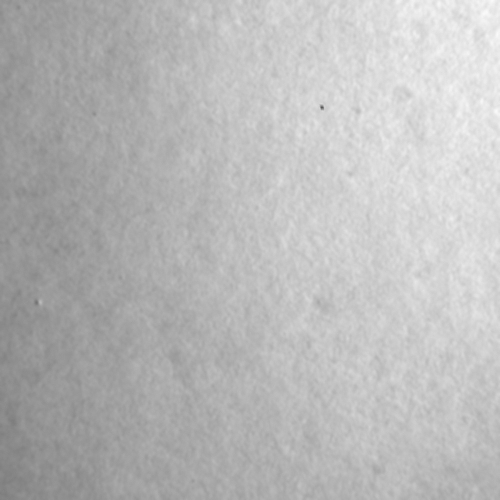
#> input picture q3/samples/hole/1129.jpg, 1000 x 1000 px (shown at 1/2 size); its folder holds only this picture in this run
$ python -i defect_features.py   (imports and definitions only)   (older library calls are emulated)
#> lines starting #> are read from the running program, lines starting #| are printed output that depends on the picture; after the words box and inside, x2 and y2 are one past the last pixel; in counts of white or black regions, pixels touching at a corner belong together
"""
Q3 - image pre-processing, defect-candidate proposal and feature extraction.

Pipeline for one 2000x2000 image of the paper reel
  1. grayscale -> downsample to 1000x1000 (INTER_AREA keeps small dark spots)
  2. illumination flattening: residual = image - GaussianBlur(image, sigma=20)
     -> robust z-score map  z = (residual - median) / (1.4826 * MAD)
     Clean paper texture stays within about -7..+10; holes and ink are much
     darker (z << -10), independent of the lighting gradient across the image.
  3. candidate proposal: threshold z < -4, morphological closing (joins the
     broken strokes of a pen mark), connected components ranked by
     "darkness mass" = sum of -z over the component.
  4. features
     global (whole image)          : intensity histogram, z histogram,
                                     spatial binning of z, HOG of z
     patch (around top candidate)  : z histogram, spatial binning, HOG,
                                     LBP texture histogram, GLCM statistics,
                                     shape descriptors (area, eccentricity,
                                     solidity, circularity, Hu moments, ...)
"""
import cv2
import numpy as np
from skimage.feature import hog, local_binary_pattern, graycomatrix, graycoprops
from skimage.measure import regionprops, label as sk_label

WORK = 1000            # working resolution (original images are 2000x2000)
BG_SIGMA = 20          # background (illumination) blur
Z_THR = -4.0           # candidate threshold on the z map
PATCH = 64             # patch side after resizing
MIN_PATCH = 64         # minimum crop side at working resolution
Z_CLIP = (-30.0, 10.0)
PAD = 160


# ---------------------------------------------------------- preprocessing --
def load_gray(path):
#> called with path = 'samples/hole/1129.jpg'
    g = cv2.imread(path, cv2.IMREAD_GRAYSCALE)
#> g is the input picture: shape (1000, 1000); min 80, max 251, mean 185.2
    if g is None:
        raise FileNotFoundError(path)
    return g


def preprocess(gray):
    """gray (any size) -> (small image float32 WORKxWORK, z map, scale)."""
    scale = gray.shape[1] / WORK
#> scale = 1
    s = cv2.resize(gray, (WORK, WORK), interpolation=cv2.INTER_AREA).astype(np.float32)
    bg = cv2.GaussianBlur(s, (0, 0), BG_SIGMA)
    r = s - bg
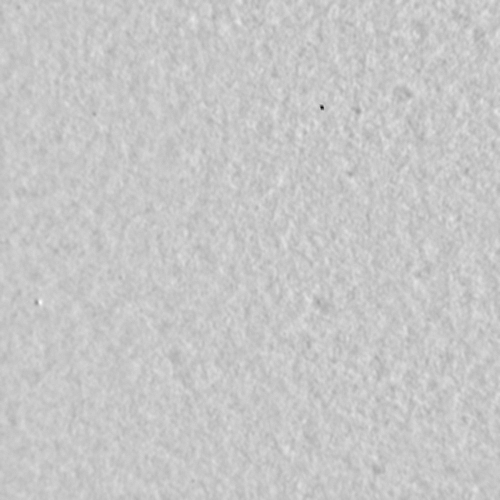
#> r: shape (1000, 1000) float32 (shown at 1/2 size); min -129.8, max 36.14, mean 0; drawn with min black and max white
    med = np.median(r)
#> med = -0.00529
    mad = 1.4826 * np.median(np.abs(r - med)) + 1e-6
#> mad = 4.01
    z = (r - med) / mad
    return s, z.astype(np.float32), scale


AUGMENTATIONS = {
    "orig": lambda a: a,
    "rot90": lambda a: np.ascontiguousarray(np.rot90(a, 1)),
    "rot180": lambda a: np.ascontiguousarray(np.rot90(a, 2)),
    "flip": lambda a: np.ascontiguousarray(a[:, ::-1]),
}


# ------------------------------------------------------- candidate regions --
def find_candidates(z, k=5, thr=Z_THR):
    """Return up to k dark regions, strongest first. Each is a dict with
    bbox (x, y, w, h) at working resolution, centroid, score, mask crop."""
    zs = cv2.GaussianBlur(z, (0, 0), 1.0)
    mask = (zs < thr).astype(np.uint8)
    mask = cv2.morphologyEx(mask, cv2.MORPH_CLOSE,
                            cv2.getStructuringElement(cv2.MORPH_ELLIPSE, (7, 7)))
    n, lab, st, cen = cv2.connectedComponentsWithStats(mask, connectivity=8)
    cands = []
    for i in range(1, n):
        x, y, w, h, area = st[i]
        if area < 3:
            continue
        comp = lab[y:y + h, x:x + w] == i
        vals = zs[y:y + h, x:x + w][comp]
        cands.append({"bbox": (int(x), int(y), int(w), int(h)), "centroid": tuple(cen[i]),
                      "area": int(area), "score": float(-np.minimum(vals, 0).sum()),
                      "min_z": float(vals.min()), "mean_z": float(vals.mean()), "mask": comp})
    cands.sort(key=lambda c: c["score"], reverse=True)
    if not cands:   # no region passed the threshold: fall back to the darkest pixel
        yy, xx = np.unravel_index(np.argmin(zs), zs.shape)
        cands = [{"bbox": (int(xx) - 2, int(yy) - 2, 5, 5), "centroid": (float(xx), float(yy)),
                  "area": 1, "score": 0.0, "min_z": float(zs.min()), "mean_z": float(zs.min()),
                  "mask": np.ones((5, 5), bool)}]
    return cands[:k]


# ---------------------------------------------------------------- features --
def _znorm(z):
    """z map -> [0, 1] (0 = very dark defect, ~0.75 = normal paper)."""
    return (np.clip(z, *Z_CLIP) - Z_CLIP[0]) / (Z_CLIP[1] - Z_CLIP[0])


def global_features(s, z):
    hist_int = np.histogram(s, bins=32, range=(0, 255))[0].astype(np.float32)
    hist_int /= hist_int.sum()
    hist_z = np.histogram(np.clip(z, -60, 20), bins=32, range=(-60, 20))[0].astype(np.float32)
    hist_z = np.log1p(hist_z)
    zn = _znorm(z)
    # min-pooling keeps a 5-pixel hole visible after strong downsampling
    zmin = zn.reshape(32, WORK // 32, 32, WORK // 32).min(axis=(1, 3)) if WORK % 32 == 0 else \
        cv2.erode(zn, np.ones((31, 31))).astype(np.float32)[::31, ::31][:32, :32]
    spatial = zmin.ravel()
    small = cv2.erode(zn, np.ones((5, 5), np.uint8))
    small = cv2.resize(small, (128, 128), interpolation=cv2.INTER_AREA)
    h = hog(small, orientations=9, pixels_per_cell=(16, 16), cells_per_block=(2, 2),
            feature_vector=True)
    return {"g_hist_int": hist_int, "g_hist_z": hist_z, "g_spatial": spatial, "g_hog": h}


def crop_patch(z, cand):
    x, y, w, h = cand["bbox"]
    cx, cy = x + w / 2.0, y + h / 2.0
    side = int(max(MIN_PATCH, 1.4 * max(w, h)))
    zp = np.pad(z, PAD, mode="reflect")
    x0, y0 = int(round(cx - side / 2)) + PAD, int(round(cy - side / 2)) + PAD
    x0 = int(np.clip(x0, 0, zp.shape[1] - side))
    y0 = int(np.clip(y0, 0, zp.shape[0] - side))
    crop = zp[y0:y0 + side, x0:x0 + side]
    return cv2.resize(crop, (PATCH, PATCH), interpolation=cv2.INTER_AREA), side


def shape_features(cand):
    m = cand["mask"].astype(np.uint8)
    props = regionprops(sk_label(m))
    p = max(props, key=lambda r: r.area)
    perim = p.perimeter + 1e-6
    hu = cv2.HuMoments(cv2.moments(m)).ravel()
    hu = -np.sign(hu) * np.log10(np.abs(hu) + 1e-30)
    x, y, w, h = cand["bbox"]
    return np.concatenate([[
        np.log1p(cand["area"]), w, h, max(w, h) / (min(w, h) + 1e-6),
        p.extent, p.solidity, p.eccentricity,
        p.major_axis_length, p.minor_axis_length,
        4 * np.pi * p.area / perim ** 2,             # circularity
        cand["min_z"], cand["mean_z"], np.log1p(cand["score"])],
        np.clip(hu, -30, 30)]).astype(np.float32)


def patch_features(z, cand):
    patch, side = crop_patch(z, cand)
    pn = _znorm(patch)
    hist = np.histogram(np.clip(patch, -60, 20), bins=16, range=(-60, 20))[0].astype(np.float32)
    hist = np.log1p(hist)
    spatial = cv2.resize(pn, (16, 16), interpolation=cv2.INTER_AREA).ravel()
    h = hog(pn, orientations=9, pixels_per_cell=(8, 8), cells_per_block=(2, 2),
            feature_vector=True)
    u8 = (pn * 255).astype(np.uint8)
    lbp = local_binary_pattern(u8, P=8, R=1, method="uniform")
    lbp_hist = np.histogram(lbp, bins=10, range=(0, 10))[0].astype(np.float32)
    lbp_hist /= lbp_hist.sum()
    q = (pn * 31).astype(np.uint8)
    glcm = graycomatrix(q, distances=[1, 3], angles=[0, np.pi / 4, np.pi / 2, 3 * np.pi / 4],
                        levels=32, symmetric=True, normed=True)
    glcm_f = np.concatenate([graycoprops(glcm, prop).ravel() for prop in
                             ("contrast", "dissimilarity", "homogeneity", "energy", "correlation")])
    return {"p_hist": hist, "p_spatial": spatial, "p_hog": h, "p_lbp": lbp_hist,
            "p_glcm": np.nan_to_num(glcm_f), "p_shape": np.append(shape_features(cand), np.log(side))}


GLOBAL_GROUPS = ["g_hist_int", "g_hist_z", "g_spatial", "g_hog"]
PATCH_GROUPS = ["p_hist", "p_spatial", "p_hog", "p_lbp", "p_glcm", "p_shape"]
ALL_GROUPS = GLOBAL_GROUPS + PATCH_GROUPS


def features_from_arrays(s, z):
    """Feature dict for one (already preprocessed / augmented) image."""
    cand = find_candidates(z, k=1)[0]
    f = global_features(s, z)
    f.update(patch_features(z, cand))
    return f


def image_features(path, augs=("orig",)):
    """List of flat feature vectors (one per augmentation) for one image file."""
    s, z, _ = preprocess(load_gray(path))
    out = []
    for a in augs:
        fa = AUGMENTATIONS[a]
        f = features_from_arrays(fa(s), fa(z))
        out.append(np.concatenate([f[g] for g in ALL_GROUPS]).astype(np.float32))
#> this loop made 1 pass
#> pass 1, in find_candidates, `mask = (zs < thr).astype(np.uint8)`:
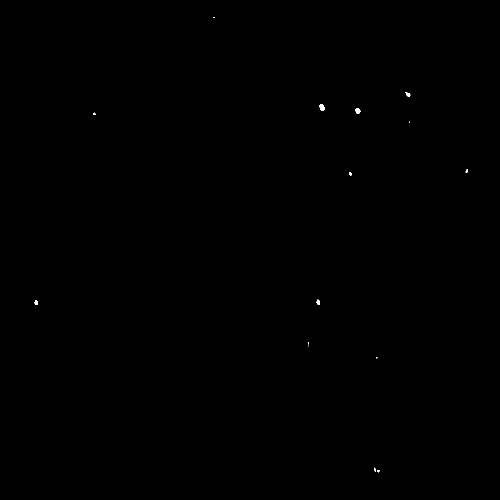
#> mask: shape (1000, 1000) (shown at 1/2 size); values 0 (black) and 1 (white), 0.05% white; 15 white regions (7 under 20 px), largest, box (x1, y1, x2, y2) and area: (639, 209, 649, 221) 100, (711, 217, 721, 228) 84, (633, 599, 640, 610) 58
#> after the loop, out = 1 item
    return out


def proposal_features(path, k=5):
    """Patch features of the top-k dark-region proposals of one image.
    Returns (matrix k' x n_patch_features, proposals, scale to original px)."""
    s, z, scale = preprocess(load_gray(path))
    cands = find_candidates(z, k=k)
    rows = []
    for c in cands:
        f = patch_features(z, c)
        rows.append(np.concatenate([f[g] for g in PATCH_GROUPS]))
    return np.vstack(rows).astype(np.float32), cands, scale


def group_slices():
    rng = np.random.RandomState(0)
    s = rng.normal(180, 3, (WORK, WORK)).astype(np.float32)
    s[500:506, 500:506] = 60
    _, z, _ = preprocess(s.astype(np.uint8))
    f = features_from_arrays(s, z)
    out, i = {}, 0
    for g in ALL_GROUPS:
        out[g] = slice(i, i + len(f[g]))
        i += len(f[g])
    return out

>>> result = image_features('samples/hole/1129.jpg')
#> result = 1 item
